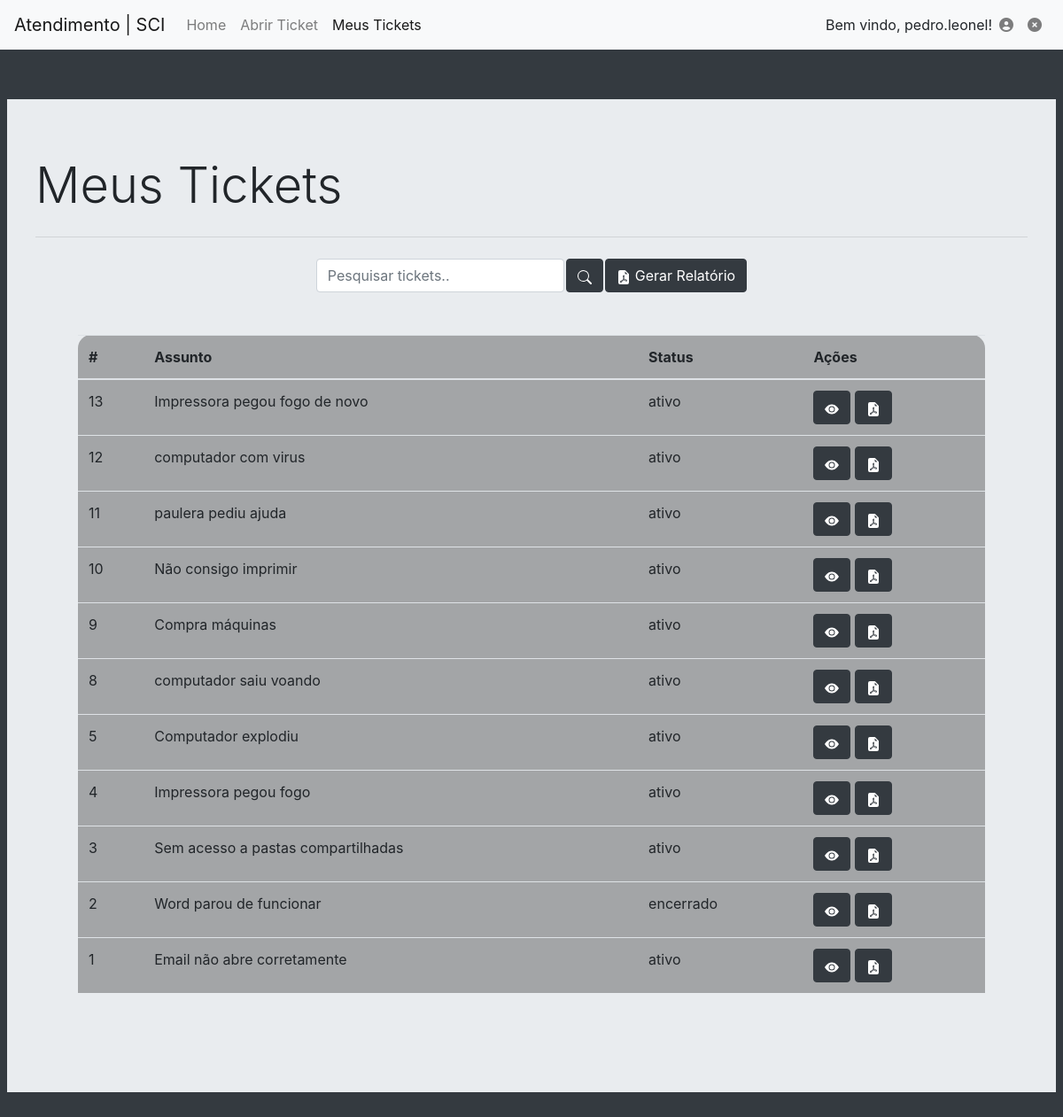
The app's page /viewticket.php (signed in) with its own data.
### tables this page shows
CREATE TABLE IF NOT EXISTS `tickets` (
  `id` int(11) NOT NULL AUTO_INCREMENT,
  `status` varchar(255) NOT NULL DEFAULT 'pending',
  `lastMessage` text,
  `contactId` int(11) DEFAULT NULL,
  `userId` int(11) DEFAULT NULL,
  `createdAt` datetime(6) NOT NULL,
  `updatedAt` datetime(6) NOT NULL,
  `whatsappId` int(11) DEFAULT NULL,
  `isGroup` tinyint(1) NOT NULL DEFAULT '0',
  `unreadMessages` int(11) DEFAULT NULL,
  `queueId` int(11) DEFAULT NULL,
  PRIMARY KEY (`id`),
  KEY `contactId` (`contactId`),
  KEY `userId` (`userId`),
  KEY `Tickets_whatsappId_foreign_idx` (`whatsappId`),
  KEY `Tickets_queueId_foreign_idx` (`queueId`)
);

### viewticket.php (the view, shortened to what this page needs)
<?php
include_once('config.php');
$userLogado = $_SESSION['userSession'];
if(!empty($_GET['search']))
{
  $data = $_GET['search'];
  $view = "SELECT * FROM tickets WHERE nomeuser='$userLogado' and id LIKE '%$data%' or assunto LIKE '%$data%'
  or mensagem LIKE '%$data%' ORDER BY id DESC";
}else
{
  $view = "SELECT * FROM tickets WHERE nomeuser='$userLogado' ORDER BY id DESC";
}
$result = $conexao->query($view);
?>
<!DOCTYPE html>
<html lang="pt-br">
<head>
    <link rel="stylesheet" href="assets/css/style.css">
    <link rel="stylesheet" href="https://cdn.jsdelivr.net/npm/bootstrap@4.4.1/dist/css/bootstrap.min.css">
</head>
<body class="bg-dark">
<nav class="navbar navbar-expand-lg navbar-light bg-light">
  <a class="navbar-brand" href="#">Atendimento | SCI</a>
  <div class="collapse navbar-collapse" id="navbarNavAltMarkup">
    <div class="navbar-nav">
      <a class="nav-item nav-link " href="dash.php">Home </a>
      <a class="nav-item nav-link " href="openticket.php">Abrir Ticket </a>
      <a class="nav-item nav-link active" href="viewticket.php">Meus Tickets</a>
    </div>
  </div>
  <?php echo "Bem vindo, " .$userLogado. "!" ?>
  <div class="navbar-nav">
  <a class=" nav-item nav-link  fa-solid fa-circle-user" href="#"></a>
  <a class=" nav-item nav-link  fa-solid fa-circle-xmark" onclick="Logout()" href="#"></a>
</div>
</nav>
<div class="container-fluid">
<br><br>
<div class="row">
          <div class="col-lg-12 p-2">
            <div class="jumbotron rounded-0">
              <h1 class="display-4">Meus Tickets</h1>
              <hr class="my-4">
              <div class="box-search">
                <input type="search" class="form-control w-25" placeholder="Pesquisar tickets.." id="pesquisar">
                <button onclick="searchData()" class="btn btn-dark">
                </button>
                <a class='btn btn-dark' href='geral.php'>
                           Gerar Relatório
                        </a>
              </div>
                <div class="m-5">
              <table class="table table-bg">
                  <thead>
                    <tr>
                      <th scope="col">#</th>
                      <th scope="col">Assunto</th>
                      <th scope="col">Status</th>
                      <th scope="col">Ações</th>
                    </tr>
                  </thead>
                  <tbody>
                    <?php
                      while($user_data = mysqli_fetch_assoc($result)){
                        echo "<tr>";
                        echo "<td>".$user_data['id']."</td>";
                        echo "<td>".$user_data['assunto']."</td>";
                        echo "<td>".$user_data['situacao']."</td>";
                        echo "<td>
                        <a class='btn btn-dark' href='detailsview.php?id=$user_data[id]' alt='Ver detalhes do ticket'>
                        <svg xmlns='http://www.w3.org/2000/svg' width='16' height='16' fill='currentColor' class='bi bi-eye-fill' viewBox='0 0 16 16'>
                          <path d='M10.5 8a2.5 2.5 0 1 1-5 0 2.5 2.5 0 0 1 5 0z'/>
                          <path d='M0 8s3-5.5 8-5.5S16 8 16 8s-3 5.5-8 5.5S0 8 0 8zm8 3.5a3.5 3.5 0 1 0 0-7 3.5 3.5 0 0 0 0 7z'/>
                          </svg>
                        </a>
                        <a class='btn btn-dark' href='geral.php?individual&id=$user_data[id]' alt='Gerar relatório de ticket'>
                        </a>
                        </td>";
                      }
                    ?>
                  </tbody>
              </table>
                </div>
            </div>
          </div>
        </div>
</div>
</body>
</html>

### assets/css/style.css (style rules this page uses)
.table-bg { background: rgba(0,0,0,0.3); border-radius: 15px 15px 0 0; }
.box-search { display: flex; justify-content: center; gap: .2%; }

### records on screen
tickets: id "13", assunto "Impressora pegou fogo de novo", situacao "ativo"
tickets: id "12", assunto "computador com virus", situacao "ativo"
tickets: id "11", assunto "paulera pediu ajuda", situacao "ativo"
tickets: id "10", assunto "Não consigo imprimir", situacao "ativo"
tickets: id "9", assunto "Compra máquinas", situacao "ativo"
tickets: id "8", assunto "computador saiu voando", situacao "ativo"
tickets: id "5", assunto "Computador explodiu", situacao "ativo"
tickets: id "4", assunto "Impressora pegou fogo", situacao "ativo"
tickets: id "3", assunto "Sem acesso a pastas compartilhadas", situacao "ativo"
tickets: id "2", assunto "Word parou de funcionar", situacao "encerrado"
tickets: id "1", assunto "Email não abre corretamente", situacao "ativo"

### other values on screen
$userLogado "pedro.leonel"
